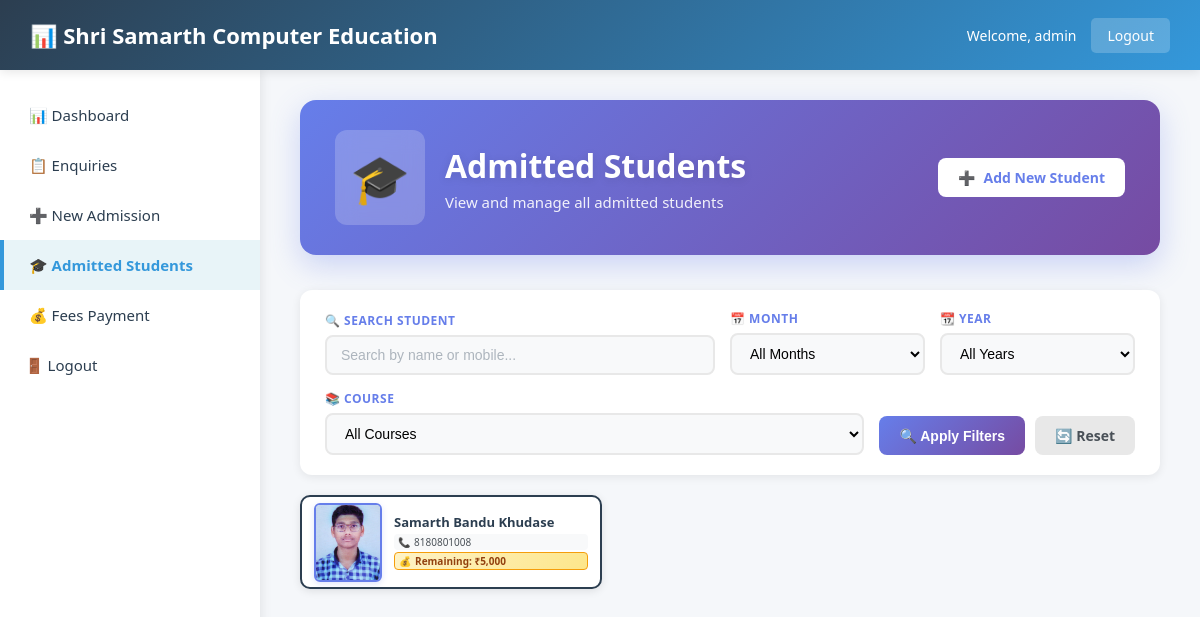
The page /admission/students/ (signed in) on the database as committed earlier.
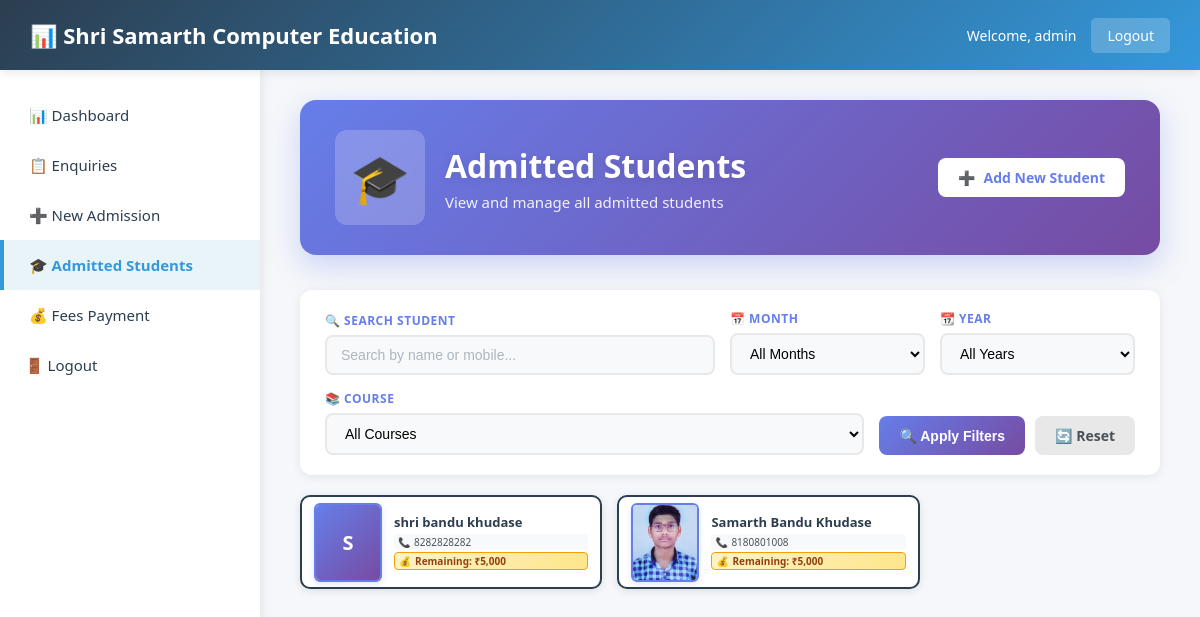
The same page on the database as committed later.
### core/models.py (models this page shows, shortened)
class AdmittedStudent(models.Model):
    COURSE_CHOICES = [
        ('MS-CIT', 'MS-CIT'),
        ('Tally', 'Tally'),
        ('Advance Excel', 'Advance Excel'),
        ('IOT', 'IOT'),
        ('Scratch', 'Scratch'),
        ('Other', 'Other'),
    ]
    GENDER_CHOICES = [
        ('Male', 'Male'),
        ('Female', 'Female'),
        ('Other', 'Other'),
    ]
    MARITAL_STATUS_CHOICES = [
        ('Single', 'Single'),
        ('Married', 'Married'),
    ]
    course = models.CharField(max_length=50, choices=COURSE_CHOICES)
    custom_course = models.CharField(max_length=100, blank=True, null=True, help_text="If 'Other' is selected")
    student_name = models.CharField(max_length=100)
    father_name = models.CharField(max_length=100)
    surname = models.CharField(max_length=100)
    mother_name = models.CharField(max_length=100)
    full_name = models.CharField(max_length=300)
    date_of_birth = models.DateField()
    mobile_own = models.CharField(max_length=15)
    parent_mobile = models.CharField(max_length=15, blank=True, null=True)
    gender = models.CharField(max_length=10, choices=GENDER_CHOICES)
    marital_status = models.CharField(max_length=10, choices=MARITAL_STATUS_CHOICES)
    address = models.TextField()
    city = models.CharField(max_length=100)
    tehsil_block = models.CharField(max_length=100)
    district = models.CharField(max_length=100)
    pin_code = models.CharField(max_length=10)
    educational_qualification = models.CharField(max_length=200)
    photo = models.ImageField(upload_to='student_photos/', blank=True, null=True)
    total_fees = models.DecimalField(
        max_digits=10,
        decimal_places=2,
        validators=[MinValueValidator(0)],
        default=5000
    )
    paid_fees = models.DecimalField(
        max_digits=10,
        decimal_places=2,
        validators=[MinValueValidator(0)],
        default=0
    )
    admission_date = models.DateTimeField(auto_now_add=True)
    updated_at = models.DateTimeField(auto_now=True)
    class Meta:
        ordering = ['-admission_date']
        verbose_name = 'Admitted Student'
        verbose_name_plural = 'Admitted Students'

### core/views.py (the view)
# urls.py: path('admission/students/', views.admitted_students, name='admitted_students'),
@login_required
def admitted_students(request):
    search = request.GET.get("search", "")
    month = request.GET.get("month", "")
    year = request.GET.get("year", "")
    course = request.GET.get("course", "")
    students = AdmittedStudent.objects.all().order_by('-admission_date')
    if search:
        students = students.filter(
            Q(full_name__icontains=search) |
            Q(student_name__icontains=search) |
            Q(mobile_own__icontains=search)
        )
    if month:
        students = students.filter(admission_date__month=month)
    if year:
        students = students.filter(admission_date__year=year)
    if course:
        students = students.filter(course=course)
    available_years = (
        AdmittedStudent.objects
        .annotate(year=ExtractYear('admission_date'))
        .values_list('year', flat=True)
        .distinct()
        .order_by('-year')
    )
    return render(request, 'core/admitted_students.html', {
        'students': students,
        'search': search,
        'month': month,
        'year': year,
        'course': course,
        'available_years': available_years,
        'active_page': 'admitted_students'
    })

### templates/core/admitted_students.html (shortened to what this page needs)
{% extends 'base/base.html' %}
{% load static %}
{% block extra_css %}
<link rel="stylesheet" href="{% static 'core/admitted_students.css' %}">
{% endblock %}
{% block page_heading %}
<div class="page-header">
    <div class="page-header-content">
        <div class="page-title-wrapper">
            <div class="page-icon">🎓</div>
            <div>
                <h1 class="page-title">Admitted Students</h1>
                <p class="page-subtitle">View and manage all admitted students</p>
            </div>
        </div>
        <div class="page-actions">
            <a href="{% url 'new_admission' %}" class="action-btn primary">
                <span>➕</span> Add New Student
            </a>
        </div>
    </div>
</div>
{% endblock %}
{% block content %}
<div class="filters-container">
    <form method="get" class="filters-form" id="filterForm">
        <div class="filter-group search-group">
            <label for="search">🔍 Search Student</label>
            <input
                type="text"
                name="search"
                id="search"
                placeholder="Search by name or mobile..."
                value="{{ search }}"
                class="filter-input"
            >
        </div>
        <div class="filter-group">
            <label for="month">📅 Month</label>
            <select name="month" id="month" class="filter-select">
                <option value="">All Months</option>
            </select>
        </div>
        <div class="filter-group">
            <label for="year">📆 Year</label>
            <select name="year" id="year" class="filter-select">
                <option value="">All Years</option>
            </select>
        </div>
        <div class="filter-group">
            <label for="course">📚 Course</label>
            <select name="course" id="course" class="filter-select">
                <option value="">All Courses</option>
            </select>
        </div>
        <div class="filter-buttons">
            <button type="submit" class="filter-btn apply">
                🔍 Apply Filters
            </button>
            <a href="{% url 'admitted_students' %}" class="filter-btn reset">
                🔄 Reset
            </a>
        </div>
    </form>
</div>
<div class="students-container">
    <div class="students-grid">
        {% if students %}
            {% for student in students %}
            <div class="student-card" onclick="openStudentModal({{ student.id }})">
                <div class="student-photo">
                    {% if student.photo %}
                        <img src="{{ student.photo.url }}" alt="{{ student.full_name }}">
                    {% else %}
                        <div class="photo-placeholder">
                            {{ student.student_name|slice:":1"|upper }}
                        </div>
                    {% endif %}
                </div>
                <div class="student-info">
                    <h3 class="student-name">{{ student.full_name }}</h3>
                    <div class="student-details">
                        <div class="detail-item">
                            <span class="detail-icon">📞</span>
                            <span>{{ student.mobile_own }}</span>
                        </div>
                        <div class="detail-item fees">
                            <span class="detail-icon">💰</span>
                            <span>Remaining: ₹5,000</span>
                        </div>
                    </div>
                </div>
            </div>
            {% endfor %}
        {% endif %}
    </div>
</div>
{% endblock %}

Rows that differ between the two databases and show on the page:
added AdmittedStudent: student_name "S", full_name "shri bandu khudase", mobile_own "8282828282"
